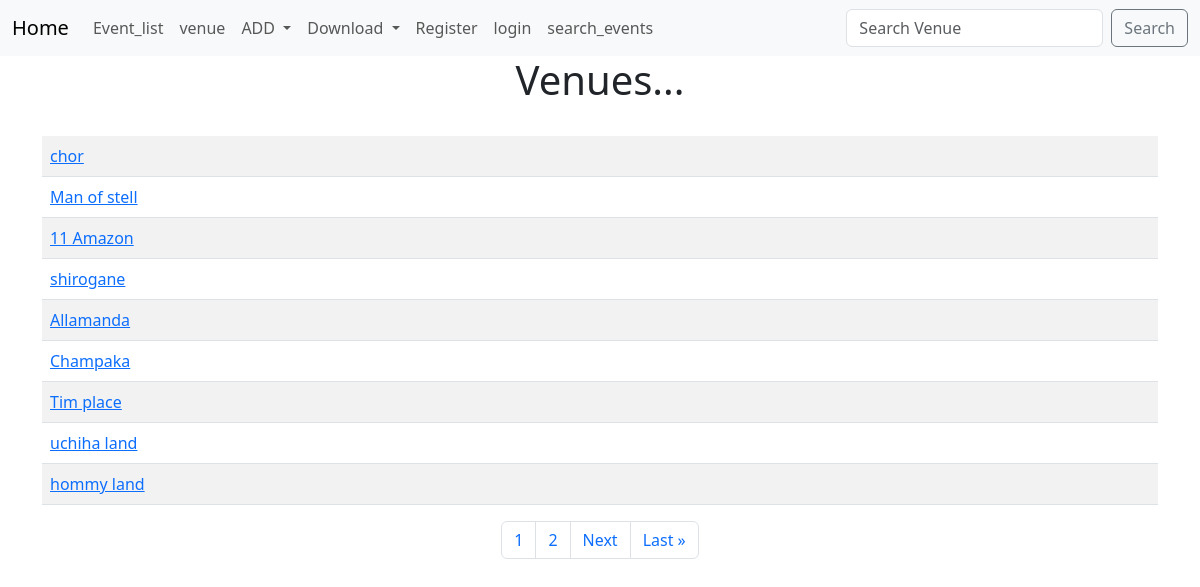
The app's page /step1/list_venue with its own data.
### step1/models.py (models this page shows)
class Venue(models.Model):
    name = models.CharField('Venue Name', max_length=120)
    address = models.CharField(max_length=300)
    zip_code =models.CharField('Zip Code', max_length=15)
    phone = models.CharField('Contact Phone', max_length=25, blank=True)
    web = models.URLField('Website Address', blank=True)
    email_address = models.EmailField('Email Address', blank=True)
    owner = models.IntegerField("Venue Owner", blank=False, default=1)
    venue_image = models.ImageField(null=True, blank=True, upload_to="images/")
    def __str__(self):
            return self.name

### step1/views.py (the view)
# urls.py: path("list_venue", views.list_venue, name="list_venue"),
def list_venue(request):
      venue_list = Venue.objects.all()
      p = Paginator(Venue.objects.all(), 9)
      page = request.GET.get('page')
      venues = p.get_page(page)
      nums = "a" * venues.paginator.num_pages
      return render(request, "step1/venues.html",{
            "venue_list": venue_list,
            "venues" : venues,
            "nums": nums
        })

### step1/templates/step1/venues.html (shortened to what this page needs)
{% extends 'step1/layout.html' %}
{% block body %}
<center>
    <h1>Venues...</h1>
    <br/>
    <table class="table table-striped table-hover">
        {% for venue in venues %}
            <tr>
                <td>
                    <a href= "{% url 'step1:show_venue' venue.id %}"> {{ venue }} </a><br/>
                </td>
                <td align="right">
                </td>
            </tr>
        {% endfor %}
    </table>
    </center>
<nav aria-label="Page navigation example">
  <ul class="pagination justify-content-center">
{% for i in nums %}
     <li class="page-item"><a class="page-link" href="?page={{ forloop.counter }}">{{ forloop.counter }}</a></li>
{% endfor %}
    {% if venues.has_next %}
        <li class="page-item"><a class="page-link" href="?page={{ venues.next_page_number }}"> Next </a></li>
        <li class="page-item"><a class="page-link" href="?page={{ venues.paginator.num_pages }}">Last &raquo </a></li>
    {% endif %}
  </ul>
</nav>
{% endblock %}

### records on screen
Venue: name "chor"
Venue: name "Man of stell"
Venue: name "11 Amazon"
Venue: name "shirogane"
Venue: name "Allamanda"
Venue: name "Champaka"
Venue: name "Tim place"
Venue: name "uchiha land"
Venue: name "hommy land"
